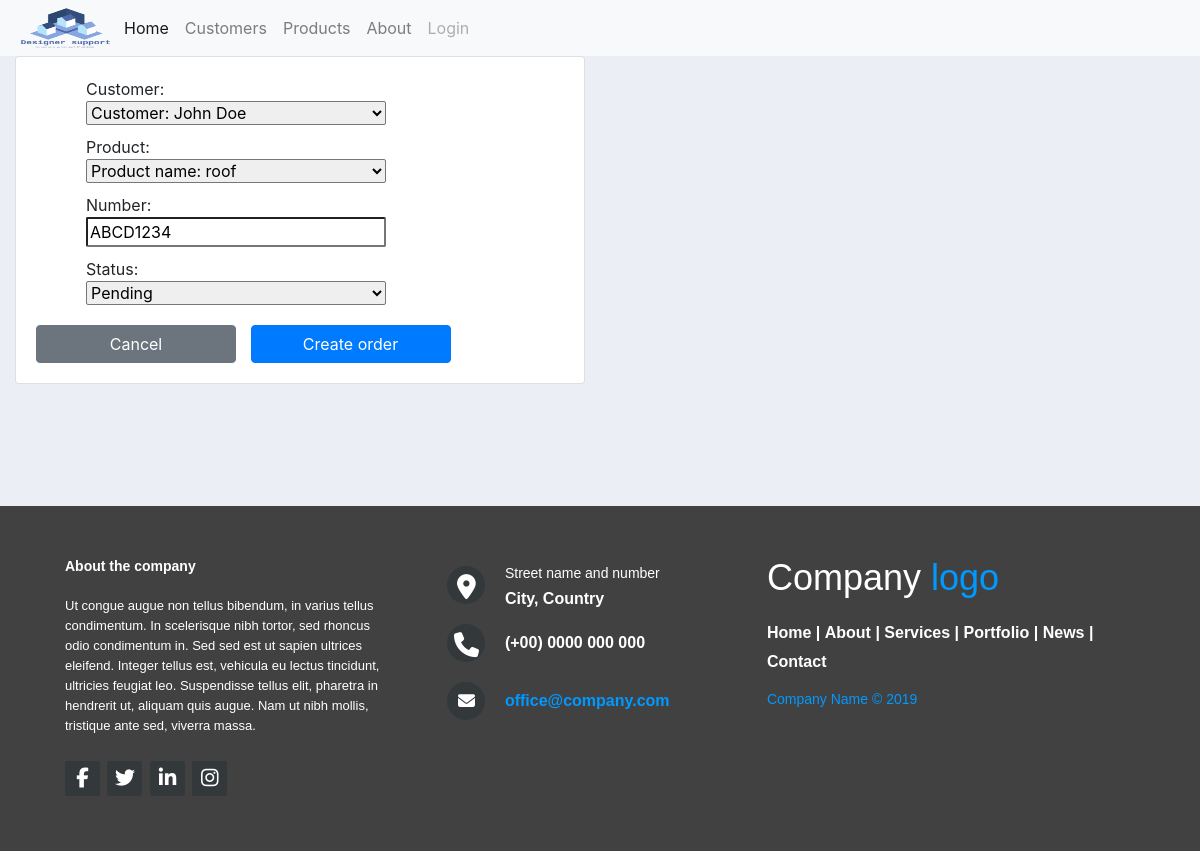
The app's page /update_order/1 with its own data.
### accounts/models.py (models this page shows, shortened)
class Order(models.Model):
    customer = models.ForeignKey(Customer,null=True, on_delete=models.SET_NULL)
    product = models.ForeignKey(Product,null=True, on_delete=models.SET_NULL)
    STATUS = (
        ('PENDING', 'Pending'),
        ('UNDER_DELIVERY','Out in delivery'),
        ('DELIVERED', 'Delivered to the customer')
    )
    number = models.CharField(max_length=200)
    date_created = models.DateTimeField(auto_now_add=True)
    status = models.CharField(max_length=20, null=True, choices=STATUS)

### accounts/views.py (the view)
# urls.py: path('update_order/<str:pk>', views.update_order, name='upd_order'),
def update_order(request, pk):
    order = Order.objects.get(id=pk)
    form = OrderForm(instance=order)
    if request.method == 'POST':
        logging.info(request.POST)
        form = OrderForm(request.POST, instance=order)
        if form.is_valid():
            form.save()
            return redirect('/')
    context = {'form':form}
    return render(request,'accounts/order_form.html', context)

### accounts/forms.py
class OrderForm(ModelForm):
    class Meta:
        model = Order
        fields = '__all__' # if some list ['customer','number']

### accounts/models.py (called while the page is built)
    def __str__(self):
        return f'Customer: {self.name}'

    def __str__(self):
        return f'Product name: {self.name}'

### accounts/templates/accounts/order_form.html (shortened to what this page needs)
{% extends "accounts/index.html" %}
{% load static %}
{% block content %}
<div class="row">
	<div class="col-md-6">
		<div class="card card-body">
            <form action="" method="POST">
                    {{form}}
                <div class="bottom-buttons">
                    <a class="btn btn-secondary" style="width: 200px; margin-right: 10px;" href="{% url 'home' %}">Cancel</a>
                    <input class="btn btn-primary" style="width: 200px; margin:0" type="submit" value="Create order" name="Submit">
                </div>
            </form>
		</div>
	</div>
</div>
{% endblock content %}

### static/css/main.css (style rules this page uses)
body { background-color: #ebeff5; }
form label { display: block; margin-left: 50px; margin-bottom: 0px; }
form select, input { display: block; width:300px; border-radius: 2px; margin-left: 50px; margin-bottom: 10px; }
.bottom-buttons { margin-top: 20px; }

### records on screen
Order: customer "Customer: John Doe", product "Product name: roof", number "ABCD1234", status "Pending"
